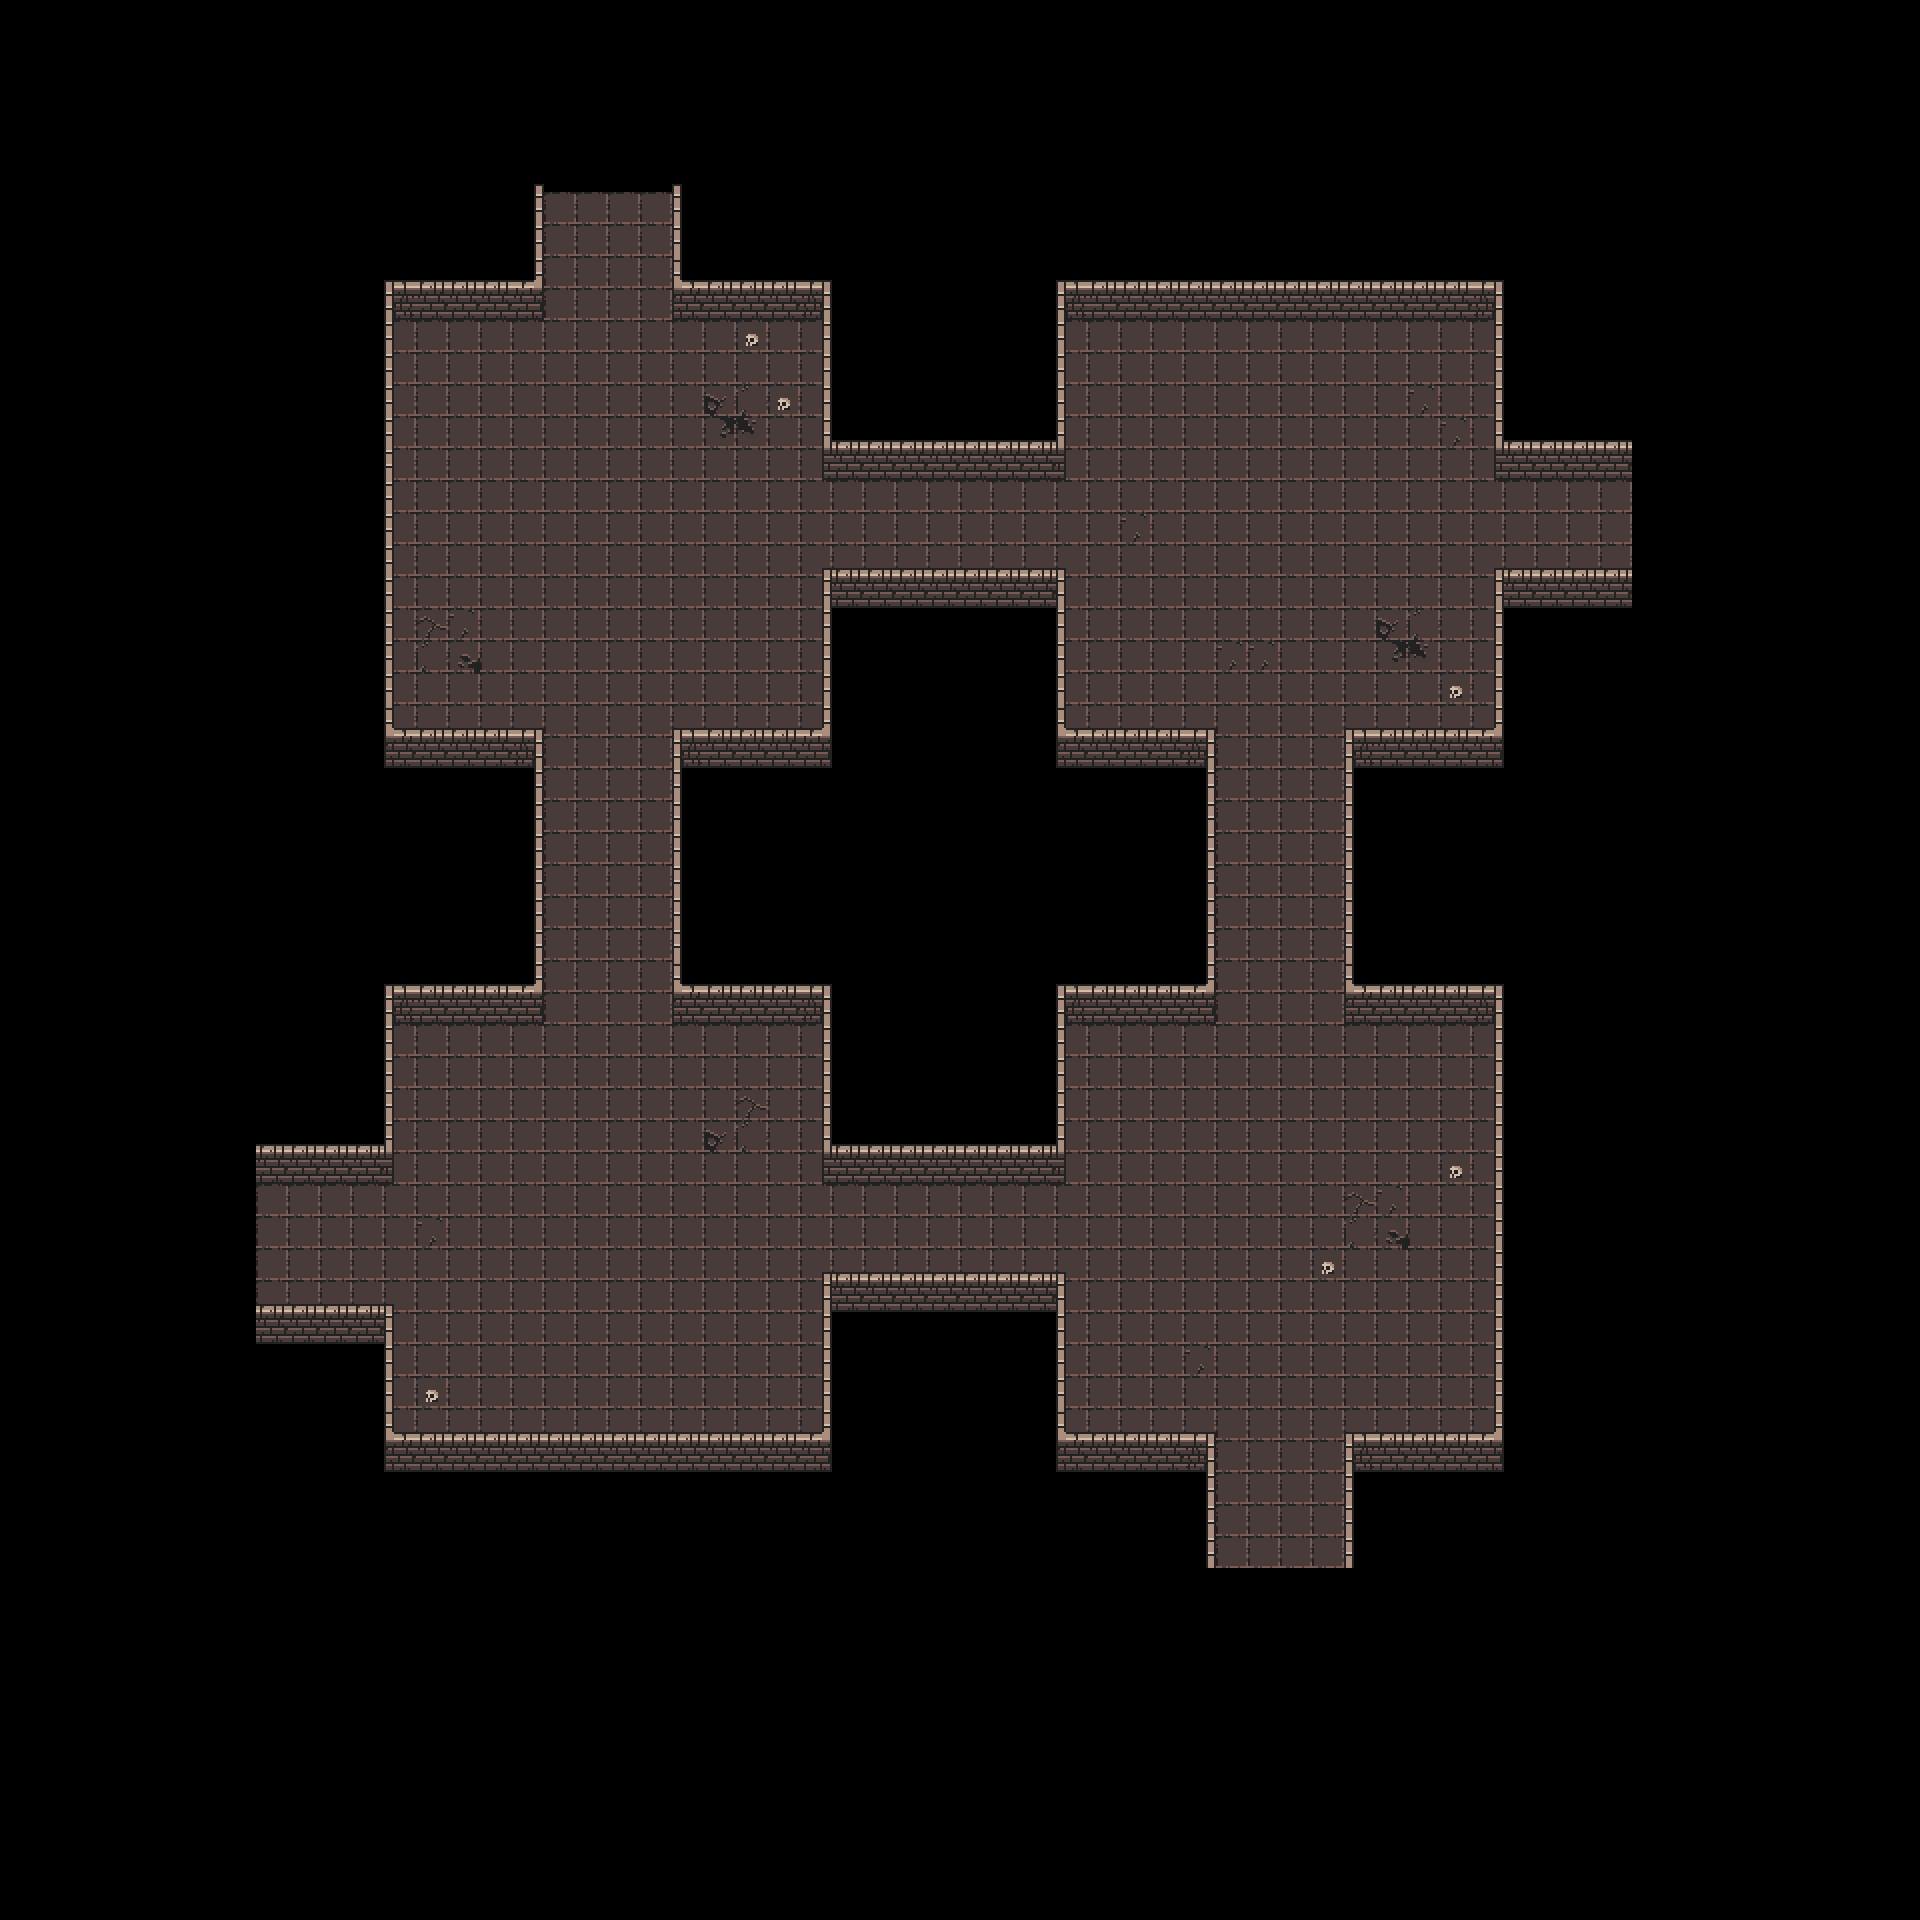

This game map was drawn from its Tiled (.tmx) file and the tilesets committed beside it. A one-line description and the trimmed map source follow:
An orthogonal 60x60 tile map with 32x32 px tiles, 3 tile layers (floor, walls, environment) and 70 objects (44x wall, 18x minion, 4x door, 4x point).

<map version="1.4" tiledversion="1.4.3" orientation="orthogonal" renderorder="right-down" width="60" height="60" tilewidth="32" tileheight="32" infinite="0" nextlayerid="7" nextobjectid="73">
 <tileset firstgid="1" name="0x72_DungeonTilesetII_32x32" tilewidth="32" tileheight="32" tilecount="1024" columns="32">
  <image source="0x72_DungeonTilesetII_32x32.png" width="1024" height="1024" />
 </tileset>
 <layer id="2" name="floor" width="60" height="60">
  <data>[3600 cells, 946 non-empty, 8 distinct tile ids]</data>
 </layer>
 <layer id="1" name="walls" width="60" height="60">
  <data>[3600 cells, 383 non-empty, 16 distinct tile ids]</data>
 </layer>
 <layer id="6" name="environment" width="60" height="60">
  <data>[3600 cells, 6 non-empty, 1 distinct tile ids]</data>
 </layer>
 <objectgroup id="3" name="wall objects">
  <object id="1" type="wall" x="672" y="183.455" width="10.5455" height="123.636" />
  <object id="3" type="wall" x="672" y="279.636" width="159.818" height="27.4744" />
  <object id="4" type="wall" x="822.364" y="275.273" width="20.1818" height="190.727" />
  <object id="5" type="wall" x="822.348" y="437.75" width="243.652" height="28.3125" />
  <object id="6" type="wall" x="1028.25" y="270.25" width="37.75" height="195.875" />
  <object id="7" type="wall" x="1012.75" y="249.5" width="491.25" height="57.5" />
  <object id="8" type="wall" x="1494.14" y="250.75" width="63.1136" height="216.25" />
  <object id="9" type="wall" x="1494.18" y="434" width="157.273" height="32.9091" />
  <object id="10" type="wall" x="1494.02" y="568.114" width="160.977" height="39.5909" />
  <object id="11" type="wall" x="1494" y="568.125" width="11.25" height="204.5" />
  <object id="12" type="wall" x="1343.75" y="728" width="165.068" height="47.25" />
  <object id="13" type="wall" x="1343.75" y="728" width="11.25" height="283.25" />
  <object id="14" type="wall" x="1343.75" y="983.125" width="161.375" height="28" />
  <object id="15" type="wall" x="1493.88" y="955" width="71.125" height="504" />
  <object id="16" type="wall" x="1344.14" y="1432.07" width="220.614" height="55.4318" />
  <object id="17" type="wall" x="1343.95" y="1432.1" width="20.0514" height="140.806" />
  <object id="18" type="wall" x="1191.33" y="1431.85" width="24.5758" height="141.818" />
  <object id="19" type="wall" x="1053.09" y="1432.09" width="162.826" height="29.3636" />
  <object id="20" type="wall" x="1035.45" y="1271.96" width="30.4318" height="189.134" />
  <object id="21" type="wall" x="822.068" y="1271.93" width="243.823" height="36.3152" />
  <object id="22" type="wall" x="821.941" y="1271.94" width="16.9677" height="182.79" />
  <object id="23" type="wall" x="374.667" y="1431.94" width="490.667" height="32.7273" />
  <object id="24" type="wall" x="364.364" y="1303.95" width="29.6586" height="179.871" />
  <object id="25" type="wall" x="223.636" y="1303.91" width="170.348" height="54.4506" />
  <object id="26" type="wall" x="228.182" y="1124.91" width="165.636" height="44.9091" />
  <object id="27" type="wall" x="370.75" y="972" width="23.0227" height="197.795" />
  <object id="28" type="wall" x="371.455" y="965.818" width="172.668" height="45.8182" />
  <object id="29" type="wall" x="519.5" y="728.031" width="24.6364" height="283.622" />
  <object id="30" type="wall" x="370" y="728" width="174.182" height="53.6364" />
  <object id="31" type="wall" x="328.333" y="251" width="65.625" height="516" />
  <object id="32" type="wall" x="321.75" y="234.5" width="222.477" height="71.75" />
  <object id="33" type="wall" x="502" y="161.091" width="42.1818" height="145.142" />
  <object id="34" type="wall" x="822.044" y="568" width="243.825" height="32.9091" />
  <object id="35" type="wall" x="1049.27" y="568.085" width="16.6136" height="206.097" />
  <object id="36" type="wall" x="1028.25" y="727.841" width="187.854" height="35.1591" />
  <object id="37" type="wall" x="1190.73" y="727.881" width="25.4032" height="281.858" />
  <object id="38" type="wall" x="1033.75" y="969" width="182.348" height="40.75" />
  <object id="39" type="wall" x="1011" y="942" width="54.625" height="228" />
  <object id="40" type="wall" x="822.047" y="1137.88" width="243.609" height="32.125" />
  <object id="41" type="wall" x="822.037" y="974.909" width="23.4176" height="195.082" />
  <object id="42" type="wall" x="672.057" y="961.636" width="197.398" height="48.3636" />
  <object id="43" type="wall" x="672.094" y="728" width="14.4063" height="282.031" />
  <object id="44" type="wall" x="672.094" y="727.957" width="160.656" height="28.7935" />
  <object id="45" type="wall" x="822.031" y="568.001" width="10.2194" height="187.999" />
 </objectgroup>
 <objectgroup id="4" name="doors &amp; spawns">
  <object id="46" type="door" x="526.909" y="150.727" width="158.909" height="60.5455">
   <properties>
    <property name="direction" value="north" />
   </properties>
  </object>
  <object id="47" type="door" x="1610.55" y="454" width="61.8182" height="144">
   <properties>
    <property name="direction" value="east" />
   </properties>
  </object>
  <object id="49" type="door" x="1190.18" y="1544.55" width="176.545" height="49.6364">
   <properties>
    <property name="direction" value="south" />
   </properties>
  </object>
  <object id="50" type="door" x="210.364" y="1144" width="65.0909" height="205.455">
   <properties>
    <property name="direction" value="west" />
   </properties>
  </object>
  <object id="51" type="point" x="311.25" y="1223.75">
   <properties>
    <property name="position" value="west" />
   </properties>
   <point />
  </object>
  <object id="52" type="point" x="581.333" y="236.667">
   <properties>
    <property name="position" value="north" />
   </properties>
   <point />
  </object>
  <object id="53" type="point" x="1572.67" y="506">
   <properties>
    <property name="position" value="east" />
   </properties>
   <point />
  </object>
  <object id="54" type="point" x="1255.33" y="1456">
   <properties>
    <property name="position" value="south" />
   </properties>
   <point />
  </object>
 </objectgroup>
 <objectgroup id="5" name="minions">
  <object id="55" name="Minion" type="minion" x="638" y="475">
   <point />
  </object>
  <object id="56" name="Minion" type="minion" x="780" y="580">
   <point />
  </object>
  <object id="57" name="Minion" type="minion" x="546" y="578">
   <point />
  </object>
  <object id="58" name="Minion" type="minion" x="615" y="648">
   <point />
  </object>
  <object id="59" name="Minion" type="minion" x="1190" y="428">
   <point />
  </object>
  <object id="60" name="Minion" type="minion" x="1359" y="456">
   <point />
  </object>
  <object id="61" name="Minion" type="minion" x="1252" y="561">
   <point />
  </object>
  <object id="62" name="Minion" type="minion" x="1351" y="627">
   <point />
  </object>
  <object id="63" name="Minion" type="minion" x="1193" y="1154">
   <point />
  </object>
  <object id="64" name="Minion" type="minion" x="1401" y="1132">
   <point />
  </object>
  <object id="65" name="Minion" type="minion" x="1213" y="1313">
   <point />
  </object>
  <object id="66" name="Minion" type="minion" x="1403" y="1356">
   <point />
  </object>
  <object id="67" name="Minion" type="minion" x="705" y="1268">
   <point />
  </object>
  <object id="68" name="Minion" type="minion" x="515" y="1337">
   <point />
  </object>
  <object id="69" name="Minion" type="minion" x="509" y="1161">
   <point />
  </object>
  <object id="70" name="Minion" type="minion" x="656" y="1366">
   <point />
  </object>
  <object id="71" name="Minion" type="minion" x="935" y="1225">
   <point />
  </object>
  <object id="72" name="Minion" type="minion" x="949" y="520">
   <point />
  </object>
 </objectgroup>
</map>
